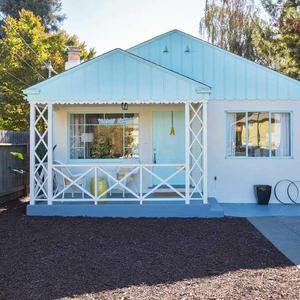
#> input picture procesareDeImagini/imgDataset2/109.jpg, 300 x 300 px, found by its file name; its folder holds 4 pictures in this run
$ python imgToNumpyArray.py
#> lines starting #> are read from the running program, lines starting #| are printed output that depends on the picture
# -*- coding: utf-8 -*-
"""
Created on Sun Nov 21 20:17:48 2021

@author: Galanton Andrei-Constantin

"""

#biblioteci pentru transformare imagini in numPy Array

from PIL import Image as PILImage
import os
import numpy as np
import random
import matplotlib.pyplot as plt


def main():

    '''
        Partea 1: Transformare set de imagini in NumPy Array
    '''

    #initializare NumPy array

    numPyArray = []


    #initializare path pt folderul cu imagini
    #folderul trebuie sa contina doar imagini si nu subfoldere, etc

    pathToImages = "E:\Andrei\PEX - NTT\Cod\PEX-5\procesareDeImagini\imgDataset2"

    #parcurgere continut folder (path-ul fiecarei imagini) si transformare imagini in numPy Array
    for imageName in os.listdir(pathToImages):

        imageAbsolutePath = os.path.join(pathToImages, imageName)

        #print(imageAbsolutePath)

        image = PILImage.open(imageAbsolutePath)
#> image is the input picture: PIL image 300x300 RGB; mean R, G, B 128.7, 141.2, 147.2
        imageArray = np.array(image)

        numPyArray.append(imageArray)


    finalNumpyArray = np.array(numPyArray)

    print(finalNumpyArray)

    #salvare rezultat in fisier NPY pentru algoritmii care cer ca input fisier NPY
    #a se schimba cu Path-ul dorit
    np.save('imgDatasetProcessed.npy',finalNumpyArray,allow_pickle=True)


    #exemplu Load din fisier .npy

    data1 = np.load('imgDatasetProcessed.npy',allow_pickle=True)
    print(type(data1[0][0][0][0]))


    #exmplu printare imagine random din numPyArray

    random_image = random.randint(0, len(finalNumpyArray))
    plt.imshow(finalNumpyArray[random_image])
    plt.title(f"Training example #{random_image}")
    plt.axis('off')
    plt.show()
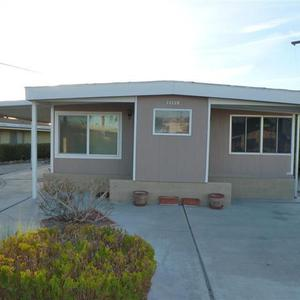
#> shown: shape (300, 300, 3); mean R, G, B 140.2, 148.7, 147.5


if __name__ == '__main__':
    main()
